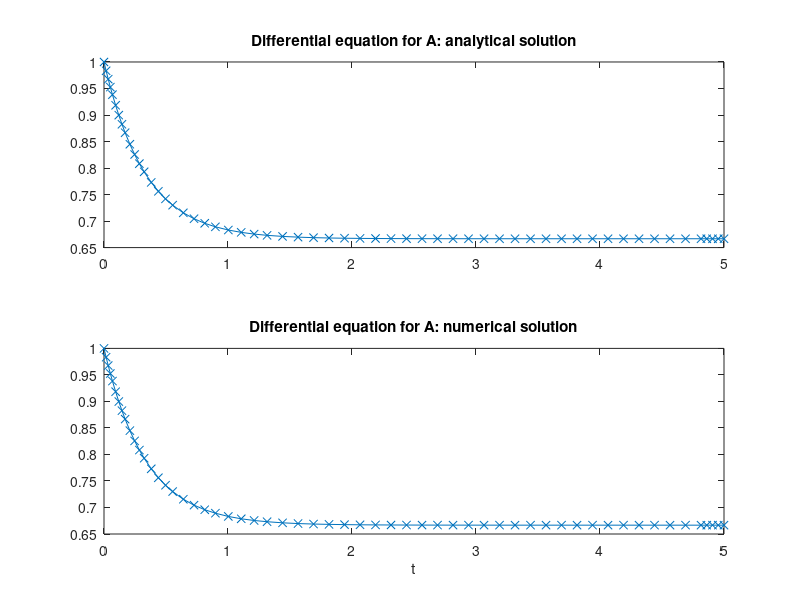

The MATLAB script that drew this image: (Note: this script raises an error after producing the figure.)
%% exercise 1a: compare numerical and analytical solution 
close all
% time range
tspan = [0 5];

% In this exercise theta1 and theta2 are known constants
theta1=1;
theta2=2;
K=theta2/(theta1+theta2);

% Differential equation for A
% d[A]/dt = -theta1 [A] + theta2 (1-A) = -(theta1+theta2)*A
% Remark: an anonymous function is created
diffeqA = @(t,A) -theta1*A+theta2*(1-A);

% A0 = concentration of A at t=0
A0=1;
% Set the tolerance.
% Remark: please note that the length of vector increase as RElTol
% decreases
options = odeset('RelTol',1e-3,'stats','on');

% etaAnum= concentration of A at the integration points t using ode45
[t,etaAnum] = ode45(diffeqA,tspan,A0,options);

seqt=t;

% etaAana = concentration of A for each element of seqt when the
% differential equation is solved analitically
etaAana=theta2/(theta1+theta2)+ (A0-K)*exp(-(theta1+theta2)*seqt);


% Compare the two solutions
subplot(2,1,1)
% Results from the analytical solution
plot(seqt,etaAana,'-x')
title('Differential equation for A: analytical solution')

subplot(2,1,2)
% Results from the numerical solution
tspan = [0 5];
plot(t,etaAnum,'-x')
xlabel('t')
title('Differential equation for A: numerical solution')
if prin ==1
 print -depsc figs/ex1a.eps;
end
%% Differential equation for B
close all
% d[B]/dt = -(theta1+theta2)*B +theta1
% Remark: an anonymous function is created
diffeqB = @(t,B) -(theta1+theta2)*B+theta1;

% B0 = concentration of B at t=0
B0=1;
% seqt = sequence of time points
seqt=0:0.05:5;

% etaBana = concentration of A for each element of seqt when the
% differential equation is solved analitically
etaBana=1-theta2/(theta1+theta2)+ (B0-K)*exp(-(theta1+theta2)*seqt);

% etaAnum= concentration of A at the integration points t using ode45
[t,etaBnum] = ode45(diffeqB,tspan,B0);

% Compare the two solutions
subplot(2,1,1)
% Results from the analytical solution
plot(seqt,etaBana,'-x')
title('Analytical solution')

subplot(2,1,2)
% Results from the numerical solution
tspan = [0 5];
plot(t,etaBnum,'-x')
xlabel('t')
title('Numerical solutions')


